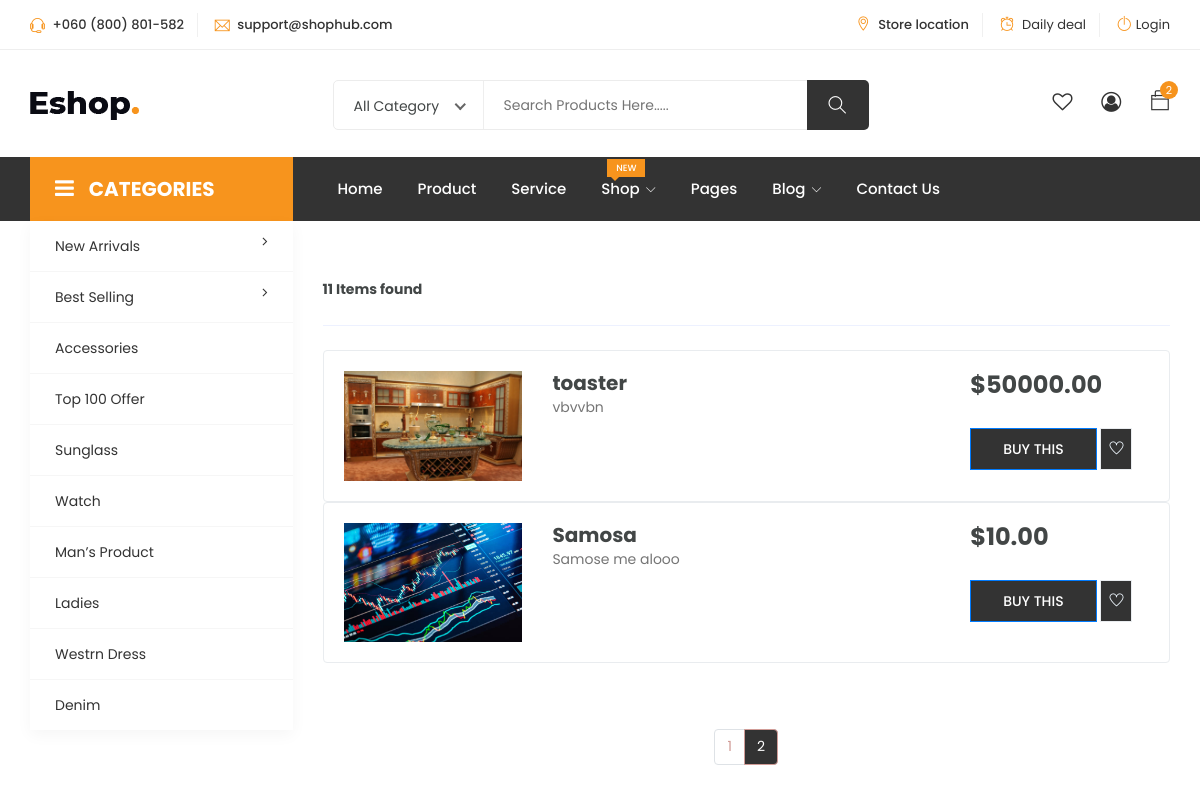
/shop/?page=2 (upper part), run on an earlier commit of the app's database.
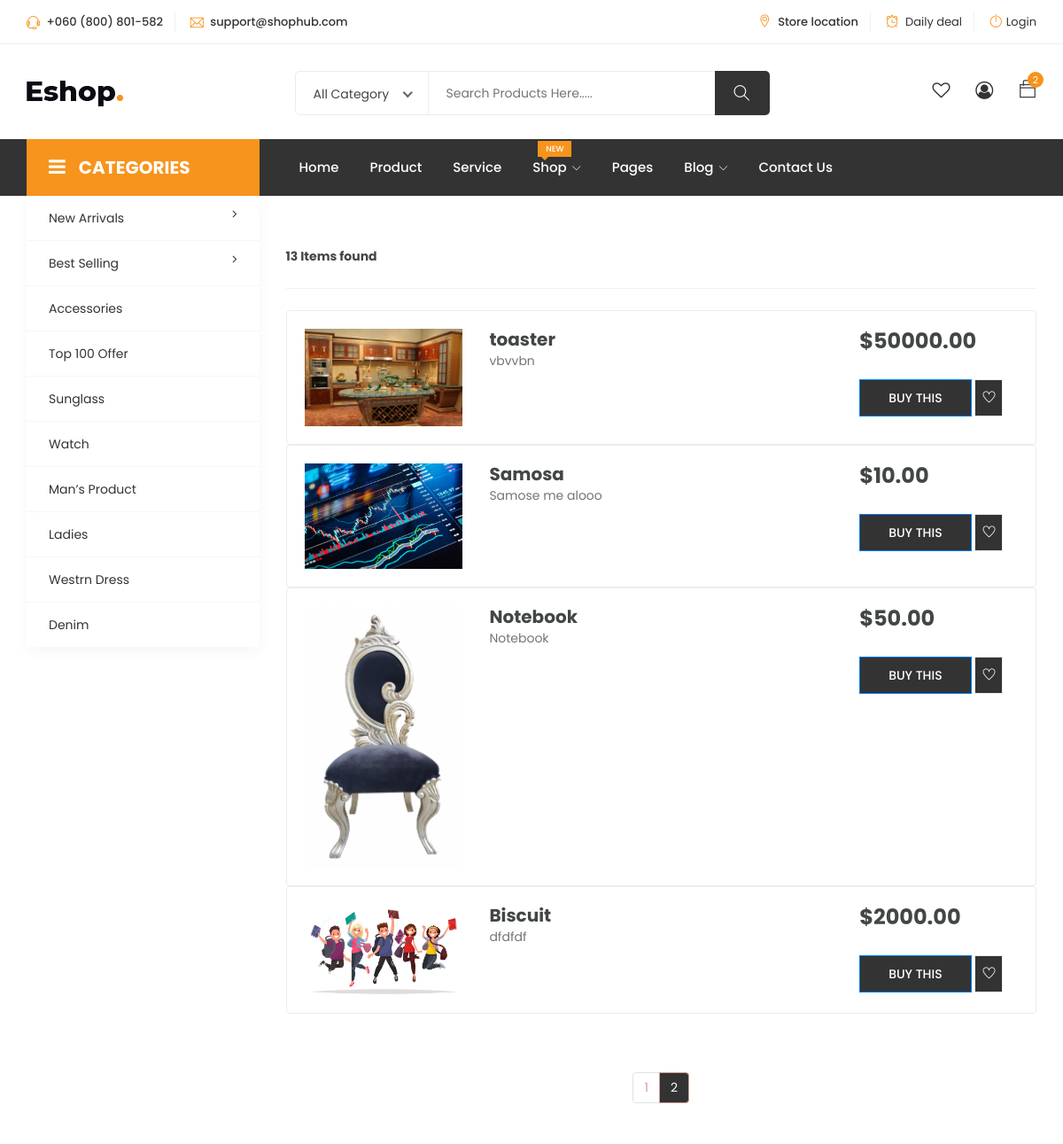
And on a later commit of the database.
### OmniApp/models.py (models this page shows, shortened)
class Product(models.Model):
    product_id = models.UUIDField(
        primary_key=True, default=uuid.uuid4, editable=False, unique=True
    )
    product_name = models.CharField(max_length=255)
    manufacturer_id = models.ForeignKey(
        Customer, on_delete=models.CASCADE, related_name="products"
    )
    quantity = models.PositiveIntegerField()
    product_image = models.ImageField(
        upload_to="product_images/", null=True, blank=True
    )
    unit_weight = models.FloatField()
    product_description = models.TextField()
    unit_price = models.DecimalField(max_digits=10, decimal_places=2)
    product_short_description = models.TextField(default=" ")

### OmniApp/views.py (the view)
# urls.py: path("shop/", shop, name="shop"),
def shop(request):
    products = Product.objects.all()
    customer_id = request.session.get("customer")
    user_authenticated = customer_id is not None
    page = request.GET.get("page", 1)
    paginator = Paginator(products, 9)  # Show 9 products per page
    try:
        product_pages = paginator.page(page)
    except PageNotAnInteger:
        product_pages = paginator.page(1)
    except EmptyPage:
        product_pages = paginator.page(paginator.num_pages)
    context = {
        "products": product_pages,
        "user_authenticated": user_authenticated,
        "current_page": int(page),
        "product_pages": range(1, product_pages.paginator.num_pages + 1),
    }
    return render(request, "OmniCart/product/shop.html", context)

### templates/OmniCart/product/shop.html (shortened to what this page needs)
{% extends 'base.html' %}
{% block content %}
<section class="container py-5">
    <div class="row">
        <div class="col-lg-3">
        </div>
        <div class="col-lg-9">
            <header class="d-sm-flex align-items-center border-bottom mb-4 pb-3">
                <strong class="d-block py-2">{{ products.paginator.count }} Items found </strong>
              </header>
            <div class="row justify-content-center mb-3">
                {% for product in products %}
                <div class="col-md-12">
                    <div class="card  shadow-0 border rounded-3" style="border-color: #F7941D;!important">
                        <div class="card-body">
                            <div class="row g-0">
                                <div class="col-xl-3 col-md-4 d-flex justify-content-center">
                                    <div class="bg-image hover-zoom ripple rounded ripple-surface me-md-3 mb-3 mb-md-0">
                                        <img src="{{ product.product_image.url }}" class="w-100" alt="{{ product.product_name }}" />
                                    </div>
                                </div>
                                <div class="col-xl-6 col-md-5 col-sm-7">
                                    <h5>{{ product.product_name }}</h5>
                                    <p class="text mb-4 mb-md-0">{{ product.product_short_description }}</p>
                                </div>
                                <div class="col-xl-3 col-md-3 col-sm-5">
                                    <div class="d-flex flex-row align-items-center mb-1">
                                        <h4 class="mb-1 me-1">${{ product.unit_price }}</h4>
                                    </div>
                                    <div class="mt-4">
                                        <button class="btn btn-primary shadow-0" type="button">Buy this</button>
                                        <a href="#!" class="btn btn-light border px-2 pt-2 pb-2 icon-hover"><i style="color: aliceblue;" class=" ti-heart "></i></a>
                                    </div>
                                </div>
                            </div>
                        </div>
                    </div>
                </div>
                {% endfor %}
            </div>
            <nav aria-label="Page navigation example" class="d-flex justify-content-center mt-3">
                <ul class="pagination">
                    {% for page_num in product_pages %}
                    <li class="page-item{% if page_num == current_page %} active{% endif %}">
                        <a class="page-link" href="?page={{ page_num }}">{{ page_num }}</a>
                    </li>
                    {% endfor %}
                </ul>
            </nav>
        </div>
    </div>
</section>
{% endblock %}

What changed in the data, as far as the page shows it:
added Product: product_image (picture), product_name "Notebook", product_short_description "Notebook", unit_price "50.00"
added Product: product_image (picture), product_name "Biscuit", product_short_description "dfdfdf", unit_price "2000.00"
Also different on the page:
{{ products.paginator.count }}: "11" → "13"
